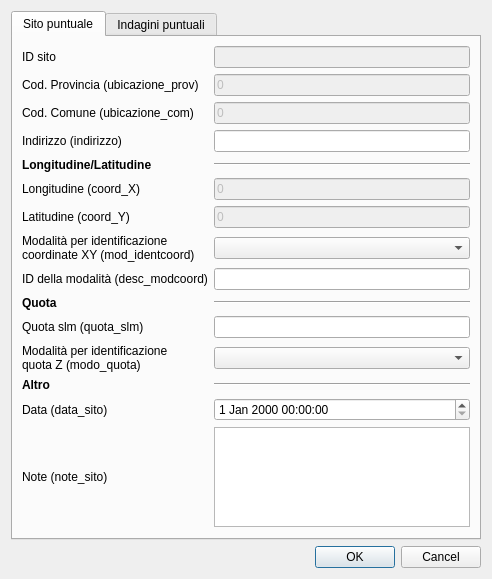
<?xml version="1.0" encoding="UTF-8"?>
<ui version="4.0">
 <class>siti_puntuali</class>
 <widget class="QDialog" name="siti_puntuali">
  <property name="windowTitle">
   <string>Siti puntuali</string>
  </property>
  <property name="modal">
   <bool>true</bool>
  </property>
  <layout class="QVBoxLayout" name="verticalLayout_2">
   <item>
    <widget class="QTabWidget" name="tabWidget">
     <property name="enabled">
      <bool>true</bool>
     </property>
     <property name="currentIndex">
      <number>0</number>
     </property>
     <widget class="QWidget" name="tab">
      <attribute name="title">
       <string>Sito puntuale</string>
      </attribute>
      <layout class="QGridLayout" name="gridLayout">
       <item row="18" column="0">
        <widget class="QLabel" name="label_16">
         <property name="text">
          <string>&lt;b&gt;Quota&lt;/b&gt;</string>
         </property>
        </widget>
       </item>
       <item row="22" column="0">
        <widget class="QLabel" name="label_6">
         <property name="font">
          <font>
           <weight>50</weight>
           <bold>false</bold>
          </font>
         </property>
         <property name="text">
          <string>Data (data_sito)</string>
         </property>
        </widget>
       </item>
       <item row="1" column="0">
        <widget class="QLabel" name="label_14">
         <property name="font">
          <font>
           <weight>50</weight>
           <bold>false</bold>
          </font>
         </property>
         <property name="text">
          <string>Cod. Provincia (ubicazione_prov)</string>
         </property>
        </widget>
       </item>
       <item row="19" column="1">
        <widget class="QLineEdit" name="quota_slm">
         <property name="font">
          <font>
           <weight>50</weight>
           <bold>false</bold>
          </font>
         </property>
         <property name="toolTip">
          <string/>
         </property>
        </widget>
       </item>
       <item row="10" column="1">
        <widget class="QLineEdit" name="coord_y">
         <property name="enabled">
          <bool>false</bool>
         </property>
         <property name="font">
          <font>
           <weight>50</weight>
           <bold>false</bold>
          </font>
         </property>
         <property name="toolTip">
          <string/>
         </property>
         <property name="text">
          <string>0</string>
         </property>
        </widget>
       </item>
       <item row="5" column="1">
        <widget class="Line" name="line">
         <property name="orientation">
          <enum>Qt::Horizontal</enum>
         </property>
        </widget>
       </item>
       <item row="6" column="1">
        <widget class="QLineEdit" name="coord_x">
         <property name="enabled">
          <bool>false</bool>
         </property>
         <property name="font">
          <font>
           <weight>50</weight>
           <bold>false</bold>
          </font>
         </property>
         <property name="toolTip">
          <string/>
         </property>
         <property name="inputMethodHints">
          <set>Qt::ImhNone</set>
         </property>
         <property name="text">
          <string>0</string>
         </property>
        </widget>
       </item>
       <item row="4" column="1">
        <widget class="QLineEdit" name="indirizzo">
         <property name="font">
          <font>
           <weight>50</weight>
           <bold>false</bold>
          </font>
         </property>
         <property name="toolTip">
          <string/>
         </property>
        </widget>
       </item>
       <item row="2" column="1">
        <widget class="QLineEdit" name="ubicazione_com">
         <property name="enabled">
          <bool>false</bool>
         </property>
         <property name="font">
          <font>
           <weight>50</weight>
           <bold>false</bold>
          </font>
         </property>
         <property name="toolTip">
          <string/>
         </property>
         <property name="text">
          <string>0</string>
         </property>
        </widget>
       </item>
       <item row="0" column="1">
        <widget class="QLineEdit" name="id_spu">
         <property name="enabled">
          <bool>false</bool>
         </property>
         <property name="palette">
          <palette>
           <active>
            <colorrole role="Text">
             <brush brushstyle="SolidPattern">
              <color alpha="255">
               <red>170</red>
               <green>170</green>
               <blue>172</blue>
              </color>
             </brush>
            </colorrole>
            <colorrole role="PlaceholderText">
             <brush brushstyle="NoBrush">
              <color alpha="128">
               <red>120</red>
               <green>120</green>
               <blue>120</blue>
              </color>
             </brush>
            </colorrole>
           </active>
           <inactive>
            <colorrole role="Text">
             <brush brushstyle="SolidPattern">
              <color alpha="255">
               <red>170</red>
               <green>170</green>
               <blue>172</blue>
              </color>
             </brush>
            </colorrole>
            <colorrole role="PlaceholderText">
             <brush brushstyle="NoBrush">
              <color alpha="128">
               <red>120</red>
               <green>120</green>
               <blue>120</blue>
              </color>
             </brush>
            </colorrole>
           </inactive>
           <disabled>
            <colorrole role="Text">
             <brush brushstyle="SolidPattern">
              <color alpha="255">
               <red>120</red>
               <green>120</green>
               <blue>120</blue>
              </color>
             </brush>
            </colorrole>
            <colorrole role="PlaceholderText">
             <brush brushstyle="NoBrush">
              <color alpha="128">
               <red>113</red>
               <green>113</green>
               <blue>113</blue>
              </color>
             </brush>
            </colorrole>
           </disabled>
          </palette>
         </property>
         <property name="font">
          <font>
           <weight>50</weight>
           <bold>false</bold>
          </font>
         </property>
         <property name="toolTip">
          <string/>
         </property>
         <property name="text">
          <string/>
         </property>
        </widget>
       </item>
       <item row="0" column="0">
        <widget class="QLabel" name="label_8">
         <property name="font">
          <font>
           <weight>50</weight>
           <bold>false</bold>
          </font>
         </property>
         <property name="text">
          <string>ID sito</string>
         </property>
        </widget>
       </item>
       <item row="23" column="0">
        <widget class="QLabel" name="label_7">
         <property name="font">
          <font>
           <weight>50</weight>
           <bold>false</bold>
          </font>
         </property>
         <property name="text">
          <string>Note (note_sito)</string>
         </property>
        </widget>
       </item>
       <item row="1" column="1">
        <widget class="QLineEdit" name="ubicazione_prov">
         <property name="enabled">
          <bool>false</bool>
         </property>
         <property name="font">
          <font>
           <weight>50</weight>
           <bold>false</bold>
          </font>
         </property>
         <property name="toolTip">
          <string/>
         </property>
         <property name="text">
          <string>0</string>
         </property>
        </widget>
       </item>
       <item row="22" column="1">
        <widget class="QDateTimeEdit" name="data_sito">
         <property name="font">
          <font>
           <weight>50</weight>
           <bold>false</bold>
          </font>
         </property>
         <property name="toolTip">
          <string/>
         </property>
        </widget>
       </item>
       <item row="23" column="1">
        <widget class="QTextEdit" name="note_sito">
         <property name="maximumSize">
          <size>
           <width>16777215</width>
           <height>100</height>
          </size>
         </property>
         <property name="font">
          <font>
           <weight>50</weight>
           <bold>false</bold>
          </font>
         </property>
         <property name="toolTip">
          <string/>
         </property>
        </widget>
       </item>
       <item row="21" column="0">
        <widget class="QLabel" name="label_17">
         <property name="text">
          <string>&lt;b&gt;Altro&lt;/b&gt;</string>
         </property>
        </widget>
       </item>
       <item row="4" column="0">
        <widget class="QLabel" name="label_2">
         <property name="font">
          <font>
           <weight>50</weight>
           <bold>false</bold>
          </font>
         </property>
         <property name="text">
          <string>Indirizzo (indirizzo)</string>
         </property>
        </widget>
       </item>
       <item row="17" column="0">
        <widget class="QLabel" name="label_3">
         <property name="font">
          <font>
           <weight>50</weight>
           <bold>false</bold>
          </font>
         </property>
         <property name="text">
          <string>ID della modalità (desc_modcoord)</string>
         </property>
        </widget>
       </item>
       <item row="2" column="0">
        <widget class="QLabel" name="label_15">
         <property name="font">
          <font>
           <weight>50</weight>
           <bold>false</bold>
          </font>
         </property>
         <property name="text">
          <string>Cod. Comune (ubicazione_com)</string>
         </property>
        </widget>
       </item>
       <item row="17" column="1">
        <widget class="QLineEdit" name="desc_modcoord">
         <property name="font">
          <font>
           <weight>50</weight>
           <bold>false</bold>
          </font>
         </property>
         <property name="toolTip">
          <string/>
         </property>
        </widget>
       </item>
       <item row="20" column="0">
        <widget class="QLabel" name="label_5">
         <property name="font">
          <font>
           <weight>50</weight>
           <bold>false</bold>
          </font>
         </property>
         <property name="text">
          <string>Modalità per identificazione
quota Z (modo_quota)</string>
         </property>
        </widget>
       </item>
       <item row="6" column="0">
        <widget class="QLabel" name="label_12">
         <property name="font">
          <font>
           <weight>50</weight>
           <bold>false</bold>
          </font>
         </property>
         <property name="text">
          <string>Longitudine (coord_X)</string>
         </property>
        </widget>
       </item>
       <item row="21" column="1">
        <widget class="Line" name="line_3">
         <property name="orientation">
          <enum>Qt::Horizontal</enum>
         </property>
        </widget>
       </item>
       <item row="5" column="0">
        <widget class="QLabel" name="label_9">
         <property name="text">
          <string>&lt;b&gt;Longitudine/Latitudine&lt;/b&gt;</string>
         </property>
        </widget>
       </item>
       <item row="20" column="1">
        <widget class="QComboBox" name="modo_quota">
         <property name="sizePolicy">
          <sizepolicy hsizetype="Expanding" vsizetype="Fixed">
           <horstretch>0</horstretch>
           <verstretch>0</verstretch>
          </sizepolicy>
         </property>
         <property name="font">
          <font>
           <weight>50</weight>
           <bold>false</bold>
          </font>
         </property>
         <property name="toolTip">
          <string/>
         </property>
        </widget>
       </item>
       <item row="18" column="1">
        <widget class="Line" name="line_2">
         <property name="orientation">
          <enum>Qt::Horizontal</enum>
         </property>
        </widget>
       </item>
       <item row="10" column="0">
        <widget class="QLabel" name="label_13">
         <property name="font">
          <font>
           <weight>50</weight>
           <bold>false</bold>
          </font>
         </property>
         <property name="text">
          <string>Latitudine (coord_Y)</string>
         </property>
        </widget>
       </item>
       <item row="15" column="0">
        <widget class="QLabel" name="label">
         <property name="font">
          <font>
           <weight>50</weight>
           <bold>false</bold>
          </font>
         </property>
         <property name="text">
          <string>Modalità per identificazione
coordinate XY (mod_identcoord)</string>
         </property>
        </widget>
       </item>
       <item row="19" column="0">
        <widget class="QLabel" name="label_4">
         <property name="font">
          <font>
           <weight>50</weight>
           <bold>false</bold>
          </font>
         </property>
         <property name="text">
          <string>Quota slm (quota_slm)</string>
         </property>
        </widget>
       </item>
       <item row="15" column="1">
        <widget class="QComboBox" name="mod_identcoord">
         <property name="sizePolicy">
          <sizepolicy hsizetype="Expanding" vsizetype="Fixed">
           <horstretch>0</horstretch>
           <verstretch>0</verstretch>
          </sizepolicy>
         </property>
         <property name="font">
          <font>
           <weight>50</weight>
           <bold>false</bold>
          </font>
         </property>
         <property name="toolTip">
          <string/>
         </property>
        </widget>
       </item>
      </layout>
     </widget>
     <widget class="QWidget" name="tab_3">
      <attribute name="title">
       <string>Indagini puntuali</string>
      </attribute>
      <layout class="QGridLayout" name="gridLayout_4">
       <item row="1" column="0">
        <widget class="QgsRelationEditorWidget" name="fk_p_siti_indagini">
         <property name="enabled">
          <bool>true</bool>
         </property>
         <property name="sizePolicy">
          <sizepolicy hsizetype="Expanding" vsizetype="Expanding">
           <horstretch>0</horstretch>
           <verstretch>0</verstretch>
          </sizepolicy>
         </property>
         <property name="minimumSize">
          <size>
           <width>0</width>
           <height>0</height>
          </size>
         </property>
         <property name="maximumSize">
          <size>
           <width>1450</width>
           <height>16777215</height>
          </size>
         </property>
         <property name="font">
          <font>
           <family>Arial</family>
           <weight>75</weight>
           <bold>true</bold>
          </font>
         </property>
         <property name="toolTip">
          <string>Indagini correlate.</string>
         </property>
         <property name="styleSheet">
          <string notr="true">QgsCollapsibleGroupBoxBasic::title, QgsCollapsibleGroupBox::title {  subcontrol-origin: margin;  subcontrol-position: top left;  margin-left: 20px;  margin-right: 5px;  left: 0px;  top: 2px;}</string>
         </property>
         <property name="viewMode">
          <enum>QgsDualView::AttributeTable</enum>
         </property>
         <property name="title" stdset="0">
          <string>Indagini correlate</string>
         </property>
         <property name="collapsed" stdset="0">
          <bool>false</bool>
         </property>
         <property name="syncGroup" stdset="0">
          <string/>
         </property>
         <property name="qgisRelation" stdset="0">
          <string notr="true">siti_indagini_puntuali</string>
         </property>
        </widget>
       </item>
       <item row="0" column="0">
        <widget class="QLabel" name="label_19">
         <property name="text">
          <string>&lt;B&gt;INDAGINI PUNTUALI&lt;/B&gt;</string>
         </property>
        </widget>
       </item>
      </layout>
     </widget>
    </widget>
   </item>
   <item>
    <widget class="QDialogButtonBox" name="buttonBox">
     <property name="standardButtons">
      <set>QDialogButtonBox::Cancel|QDialogButtonBox::Ok</set>
     </property>
    </widget>
   </item>
  </layout>
 </widget>
 <customwidgets>
  <customwidget>
   <class>QgsRelationEditorWidget</class>
   <extends>QWidget</extends>
   <header>qgsrelationeditorwidget.h</header>
   <container>1</container>
  </customwidget>
 </customwidgets>
 <tabstops>
  <tabstop>tabWidget</tabstop>
  <tabstop>id_spu</tabstop>
  <tabstop>ubicazione_prov</tabstop>
  <tabstop>ubicazione_com</tabstop>
  <tabstop>indirizzo</tabstop>
  <tabstop>coord_x</tabstop>
  <tabstop>coord_y</tabstop>
  <tabstop>mod_identcoord</tabstop>
  <tabstop>desc_modcoord</tabstop>
  <tabstop>quota_slm</tabstop>
  <tabstop>modo_quota</tabstop>
  <tabstop>data_sito</tabstop>
  <tabstop>note_sito</tabstop>
 </tabstops>
 <resources/>
 <connections/>
</ui>
